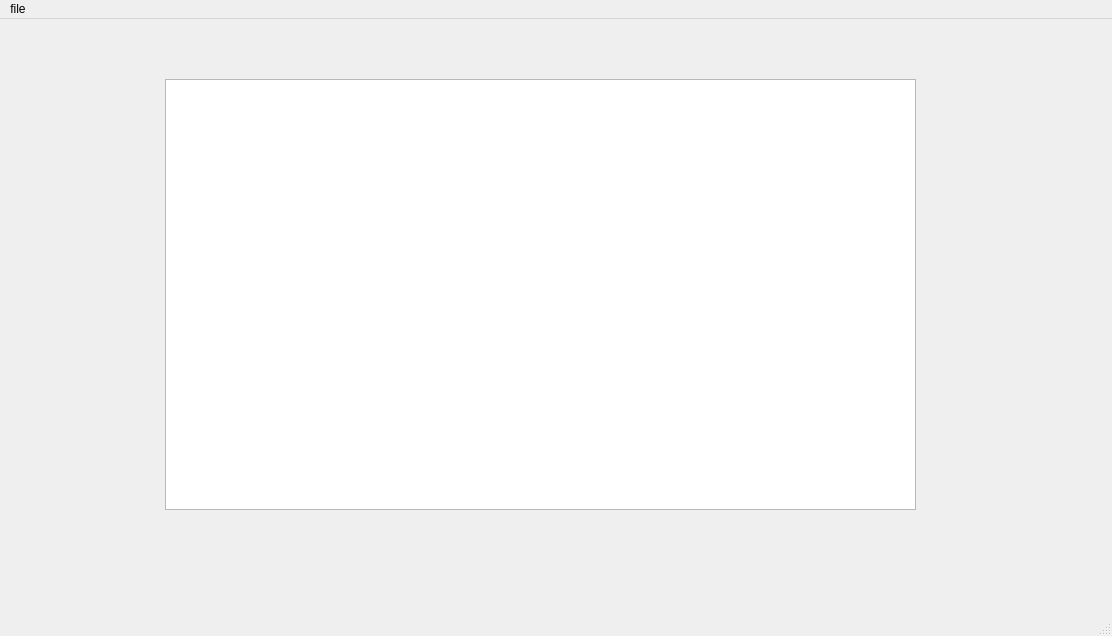
<?xml version="1.0" encoding="UTF-8"?>
<ui version="4.0">
 <class>MainWindow</class>
 <widget class="QMainWindow" name="MainWindow">
  <property name="geometry">
   <rect>
    <x>0</x>
    <y>0</y>
    <width>1112</width>
    <height>636</height>
   </rect>
  </property>
  <property name="windowTitle">
   <string>MainWindow</string>
  </property>
  <widget class="QWidget" name="centralwidget">
   <widget class="QTableView" name="tableView">
    <property name="geometry">
     <rect>
      <x>165</x>
      <y>60</y>
      <width>751</width>
      <height>431</height>
     </rect>
    </property>
   </widget>
  </widget>
  <widget class="QMenuBar" name="menubar">
   <property name="geometry">
    <rect>
     <x>0</x>
     <y>0</y>
     <width>1112</width>
     <height>21</height>
    </rect>
   </property>
   <widget class="QMenu" name="menufile">
    <property name="title">
     <string>file</string>
    </property>
    <addaction name="action"/>
   </widget>
   <addaction name="menufile"/>
  </widget>
  <widget class="QStatusBar" name="statusbar"/>
  <action name="action">
   <property name="text">
    <string>новый набор</string>
   </property>
  </action>
 </widget>
 <resources/>
 <connections/>
</ui>
